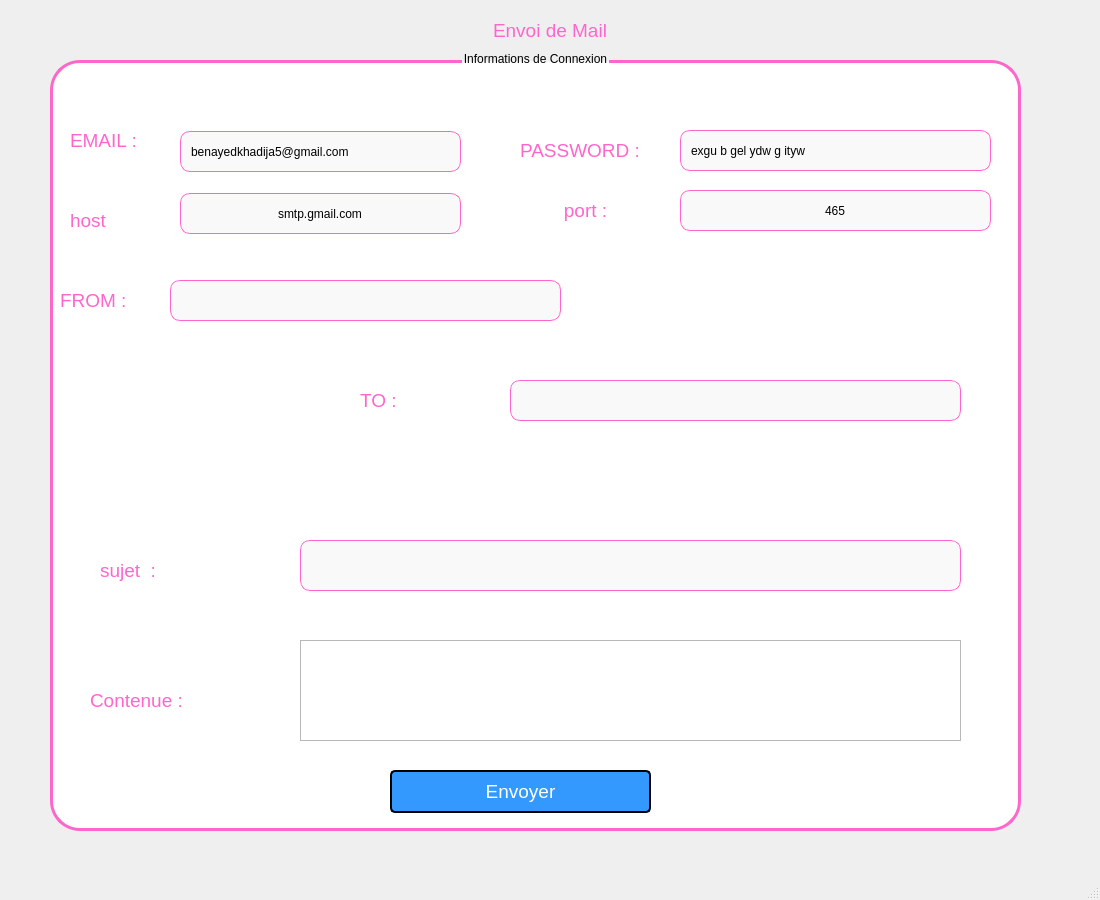
<?xml version="1.0" encoding="UTF-8"?>
<ui version="4.0">
 <class>mailling</class>
 <widget class="QMainWindow" name="mailling">
  <property name="geometry">
   <rect>
    <x>0</x>
    <y>0</y>
    <width>1100</width>
    <height>900</height>
   </rect>
  </property>
  <property name="minimumSize">
   <size>
    <width>1100</width>
    <height>900</height>
   </size>
  </property>
  <property name="maximumSize">
   <size>
    <width>1100</width>
    <height>900</height>
   </size>
  </property>
  <property name="windowTitle">
   <string>MainWindow</string>
  </property>
  <property name="styleSheet">
   <string notr="true">/* Style pour la fenêtre principale */
mailling {
    background: qlineargradient(x1:0, y1:0, x2:1, y2:1, stop:0 #ff99cc, stop:1 #99ccff); /* Dégradé rose à bleu */
}

/* Style pour les labels */
QLabel {
    color: #ff66cc; /* Rose vif */
    font-size: 14pt; /* Taille de police */
}

/* Style pour les groupes */
QGroupBox {
    border: 3px solid #ff66cc; /* Bordure rose vif */
    border-radius: 30px; /* Coins légèrement arrondis */
    background-color: #ffffff; /* Blanc */
    margin-top: 10px; /* Marge supérieure */
	font: 11pt &quot;Times New Roman&quot;;
}

/* Style pour les champs de saisie */
QLineEdit {
    padding: 8px; /* Remplissage interne */
    border: 1px solid #ff66cc; /* Bordure rose vif */
    border-radius: 10px; /* Coins arrondis */
    background-color: #f9f9f9; /* Gris très clair */
	font: 11pt &quot;Times New Roman&quot;;
}

/* Style pour les champs de saisie au survol */
QLineEdit:hover {
    border: 2px solid #ff99cc; /* Bordure rose clair au survol */
}

/* Style pour le bouton */
QPushButton {
    padding: 8px 20px; /* Remplissage interne (haut/bas gauche/droite) */
    border: 2px solid ; /* Bordure rose vif */
    border-radius: 5px; /* Coins arrondis */
    background-color: #3399ff; /* Bleu vif */
    color: #ffffff; /* Blanc */
    font-size: 14pt; /* Taille de police */
}

/* Style pour le bouton au survol */
QPushButton:hover {
    background-color: #66ccff; /* Bleu clair au survol */
}

/* Style pour le bouton au clic */
QPushButton:pressed {
    background-color: #0066cc; /* Bleu foncé au clic */
}

/* Style pour les QSpinBox */
QSpinBox {
    padding: 4px; /* Remplissage interne */
    border: 1px solid #ff66cc; /* Bordure rose vif */
    border-radius: 5px; /* Coins arrondis */
    background-color: #f9f9f9; /* Gris très clair */
    font-size: 12pt; /* Taille de police */
}
</string>
  </property>
  <widget class="QWidget" name="centralwidget">
   <widget class="QGroupBox" name="groupBox">
    <property name="geometry">
     <rect>
      <x>50</x>
      <y>50</y>
      <width>971</width>
      <height>781</height>
     </rect>
    </property>
    <property name="title">
     <string>Informations de Connexion</string>
    </property>
    <property name="alignment">
     <set>Qt::AlignCenter</set>
    </property>
    <widget class="QLabel" name="label_13">
     <property name="geometry">
      <rect>
       <x>20</x>
       <y>70</y>
       <width>131</width>
       <height>41</height>
      </rect>
     </property>
     <property name="styleSheet">
      <string notr="true">font: 14pt &quot;Times New Roman&quot;;</string>
     </property>
     <property name="text">
      <string>EMAIL :</string>
     </property>
    </widget>
    <widget class="QLabel" name="label_14">
     <property name="geometry">
      <rect>
       <x>20</x>
       <y>150</y>
       <width>111</width>
       <height>41</height>
      </rect>
     </property>
     <property name="styleSheet">
      <string notr="true">font: 14pt &quot;Times New Roman&quot;;</string>
     </property>
     <property name="text">
      <string>host</string>
     </property>
    </widget>
    <widget class="QLabel" name="label_15">
     <property name="geometry">
      <rect>
       <x>10</x>
       <y>230</y>
       <width>181</width>
       <height>41</height>
      </rect>
     </property>
     <property name="styleSheet">
      <string notr="true">font: 14pt &quot;Times New Roman&quot;;</string>
     </property>
     <property name="text">
      <string>FROM : </string>
     </property>
    </widget>
    <widget class="QLabel" name="label_16">
     <property name="geometry">
      <rect>
       <x>470</x>
       <y>80</y>
       <width>151</width>
       <height>41</height>
      </rect>
     </property>
     <property name="styleSheet">
      <string notr="true">font: 14pt &quot;Times New Roman&quot;;</string>
     </property>
     <property name="text">
      <string>PASSWORD : </string>
     </property>
    </widget>
    <widget class="QLabel" name="label_17">
     <property name="geometry">
      <rect>
       <x>470</x>
       <y>140</y>
       <width>131</width>
       <height>41</height>
      </rect>
     </property>
     <property name="styleSheet">
      <string notr="true">font: 14pt &quot;Times New Roman&quot;;</string>
     </property>
     <property name="text">
      <string>port :</string>
     </property>
     <property name="alignment">
      <set>Qt::AlignCenter</set>
     </property>
    </widget>
    <widget class="QLineEdit" name="lineEditEmailCredentials_2">
     <property name="geometry">
      <rect>
       <x>130</x>
       <y>81</y>
       <width>281</width>
       <height>41</height>
      </rect>
     </property>
     <property name="text">
      <string>benayedkhadija5@gmail.com</string>
     </property>
     <property name="readOnly">
      <bool>true</bool>
     </property>
    </widget>
    <widget class="QLineEdit" name="lineEditHost_2">
     <property name="geometry">
      <rect>
       <x>130</x>
       <y>143</y>
       <width>281</width>
       <height>41</height>
      </rect>
     </property>
     <property name="text">
      <string>smtp.gmail.com</string>
     </property>
     <property name="alignment">
      <set>Qt::AlignCenter</set>
     </property>
     <property name="readOnly">
      <bool>true</bool>
     </property>
    </widget>
    <widget class="QLineEdit" name="lineEditEmailFrom_2">
     <property name="geometry">
      <rect>
       <x>120</x>
       <y>230</y>
       <width>391</width>
       <height>41</height>
      </rect>
     </property>
    </widget>
    <widget class="QLineEdit" name="lineEditPasswordCredentials_2">
     <property name="geometry">
      <rect>
       <x>630</x>
       <y>80</y>
       <width>311</width>
       <height>41</height>
      </rect>
     </property>
     <property name="text">
      <string>exgu b gel ydw g ityw </string>
     </property>
     <property name="readOnly">
      <bool>true</bool>
     </property>
    </widget>
    <widget class="QLineEdit" name="lineEdit_port_2">
     <property name="geometry">
      <rect>
       <x>630</x>
       <y>140</y>
       <width>311</width>
       <height>41</height>
      </rect>
     </property>
     <property name="text">
      <string>465</string>
     </property>
     <property name="alignment">
      <set>Qt::AlignCenter</set>
     </property>
    </widget>
    <widget class="QPushButton" name="pushButtonSend">
     <property name="geometry">
      <rect>
       <x>340</x>
       <y>720</y>
       <width>261</width>
       <height>43</height>
      </rect>
     </property>
     <property name="text">
      <string>Envoyer</string>
     </property>
    </widget>
    <widget class="QLineEdit" name="lineEditEmailTo_2">
     <property name="geometry">
      <rect>
       <x>460</x>
       <y>330</y>
       <width>451</width>
       <height>41</height>
      </rect>
     </property>
    </widget>
    <widget class="QLabel" name="label_10">
     <property name="geometry">
      <rect>
       <x>310</x>
       <y>330</y>
       <width>111</width>
       <height>41</height>
      </rect>
     </property>
     <property name="styleSheet">
      <string notr="true">font: 14pt &quot;Times New Roman&quot;;</string>
     </property>
     <property name="text">
      <string>TO : </string>
     </property>
    </widget>
    <widget class="QLabel" name="label_12">
     <property name="geometry">
      <rect>
       <x>40</x>
       <y>630</y>
       <width>111</width>
       <height>41</height>
      </rect>
     </property>
     <property name="styleSheet">
      <string notr="true">font: 14pt &quot;Times New Roman&quot;;</string>
     </property>
     <property name="text">
      <string>Contenue :</string>
     </property>
    </widget>
    <widget class="QLabel" name="label_11">
     <property name="geometry">
      <rect>
       <x>50</x>
       <y>500</y>
       <width>131</width>
       <height>41</height>
      </rect>
     </property>
     <property name="styleSheet">
      <string notr="true">font: 14pt &quot;Times New Roman&quot;;</string>
     </property>
     <property name="text">
      <string>sujet  :</string>
     </property>
    </widget>
    <widget class="QTextEdit" name="textEditContent_2">
     <property name="geometry">
      <rect>
       <x>250</x>
       <y>590</y>
       <width>661</width>
       <height>101</height>
      </rect>
     </property>
    </widget>
    <widget class="QLineEdit" name="lineEditSubject_2">
     <property name="geometry">
      <rect>
       <x>250</x>
       <y>490</y>
       <width>661</width>
       <height>51</height>
      </rect>
     </property>
    </widget>
   </widget>
   <widget class="QLabel" name="label">
    <property name="geometry">
     <rect>
      <x>100</x>
      <y>10</y>
      <width>900</width>
      <height>41</height>
     </rect>
    </property>
    <property name="styleSheet">
     <string notr="true">font: 75 24pt &quot;Arial&quot;;</string>
    </property>
    <property name="text">
     <string>Envoi de Mail</string>
    </property>
    <property name="alignment">
     <set>Qt::AlignCenter</set>
    </property>
   </widget>
  </widget>
  <widget class="QMenuBar" name="menubar">
   <property name="geometry">
    <rect>
     <x>0</x>
     <y>0</y>
     <width>1100</width>
     <height>26</height>
    </rect>
   </property>
  </widget>
  <widget class="QStatusBar" name="statusbar"/>
 </widget>
 <resources/>
 <connections/>
</ui>
